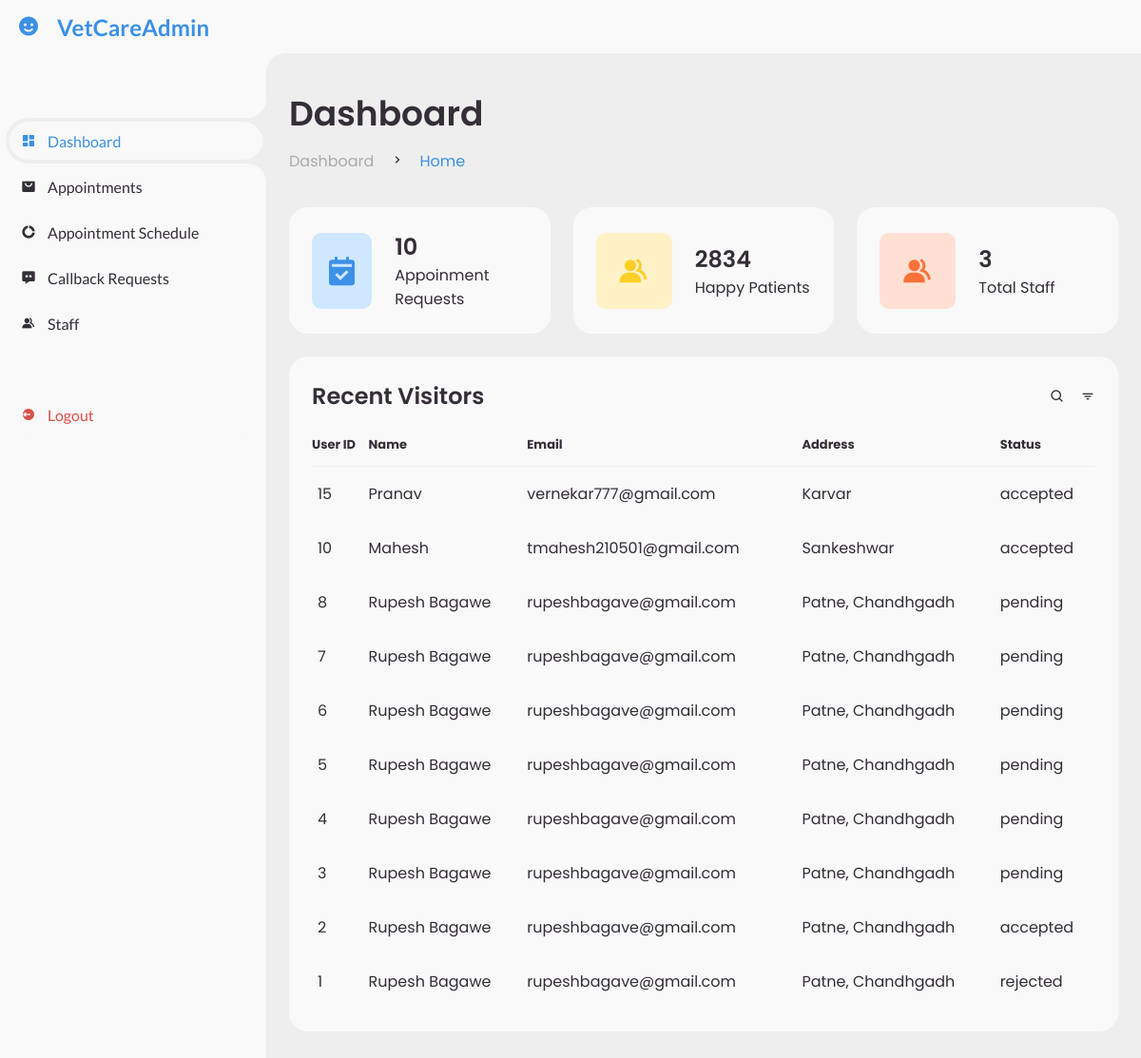
Screenshot of /admin/admindash.php (signed in) with the database file from the repository.
### tables this page shows
CREATE TABLE `users` (
  `id` int(11) NOT NULL,
  `name` varchar(255) NOT NULL,
  `email` varchar(255) NOT NULL,
  `address` varchar(255) NOT NULL,
  `appointment_date` date NOT NULL,
  `pettype` varchar(255) NOT NULL,
  `problemdescription` text NOT NULL,
  `file_name` varchar(255) NOT NULL,
  `status` varchar(50) NOT NULL,
  `doctorname` varchar(255) DEFAULT NULL,
  `service` enum('vaccination','checkup','grooming','gentlecare','psychotherapy') NOT NULL,
  `appointment_time` datetime DEFAULT NULL
);

### admin/admindash.php (the view, shortened to what this page needs)
<?php
    require('db.php');
    $query = "SELECT COUNT(*) AS numUsers FROM users";
    $result = mysqli_query($con, $query);
    $row = mysqli_fetch_assoc($result);
    $numUsers = $row['numUsers'];
    $query = "SELECT COUNT(*) AS numDoctors FROM doctors";
    $result = mysqli_query($con, $query);
    $row = mysqli_fetch_assoc($result);
    $numDoctors = $row['numDoctors'];
    $query = "SELECT id, name, email, address, status FROM users ORDER BY id DESC";
    $result = $con->query($query);
?>
<!DOCTYPE html>
<html lang="en">
<head>
    <link href='https://unpkg.com/boxicons@2.0.9/css/boxicons.min.css' rel='stylesheet'>
    <link rel="stylesheet" href="style.css">
</head>
<body>
    <section id="sidebar">
        <a href="" class="brand">
            <i class='bx bxs-smile'></i>
            <span class="text">VetCareAdmin</span>
        </a>
        <ul class="side-menu top">
            <li class="active">
                <a href="">
                    <i class='bx bxs-dashboard' ></i>
                    <span class="text">Dashboard</span>
                </a>
            </li>
            <li>
                <a href="appointments.php">
                    <i class='bx bxs-shopping-bag-alt' ></i>
                    <span class="text">Appointments</span>
                </a>
            </li>
            <li>
                <a href="app_sch.php">
                    <i class='bx bxs-doughnut-chart' ></i>
                    <span class="text">Appointment Schedule</span>
                </a>
            </li>
            <li>
                <a href="messege.php">
                    <i class='bx bxs-message-dots' ></i>
                    <span class="text">Callback Requests</span>
                </a>
            </li>
            <li>
                <a href="staff.php">
                    <i class='bx bxs-group' ></i>
                    <span class="text">Staff</span>
                </a>
            </li>
        </ul>
        <ul class="side-menu">
            <li>
                <a href="?logout=1" class="logout">
                    <i class='bx bxs-log-out-circle' ></i>
                    <span class="text">Logout</span>
                </a>
            </li>
        </ul>
    </section>
    <section id="content">
        <nav></nav>
        <main>
            <div class="head-title">
                <div class="left">
                    <h1>Dashboard</h1>
                    <ul class="breadcrumb">
                        <li>
                            <a href="#">Dashboard</a>
                        </li>
                        <li><i class='bx bx-chevron-right' ></i></li>
                        <li>
                            <a class="active" href="#">Home</a>
                        </li>
                    </ul>
                </div>
            </div>
            <ul class="box-info">
                <li>
                    <i class='bx bxs-calendar-check' ></i>
                    <span class="text">
                        <h3><?php echo $numUsers; ?></h3>
                        <p>Appoinment Requests</p>
                    </span>
                </li>
                <li>
                    <i class='bx bxs-group' ></i>
                    <span class="text">
                        <h3>2834</h3>
                        <p>Happy Patients</p>
                    </span>
                </li>
                <li>
                    <i class='bx bxs-group' ></i>
                    <span class="text">
                        <h3><?php echo $numDoctors;?></h3>
                        <p>Total Staff</p>
                    </span>
                </li>
            </ul>
            <div class="table-data">
                <div class="order">
                    <div class="head">
                        <h3>Recent Visitors</h3>
                        <i class='bx bx-search' ></i>
                        <i class='bx bx-filter' ></i>
                    </div>
                    <table>
                        <tr>
                            <th>User ID</th>
                            <th>Name</th>
                            <th>Email</th>
                            <th>Address</th>
                            <th>Status</th>
                        </tr>
                        <?php while ($row = $result->fetch_assoc()): ?>
                            <tr>
                                <td><?php echo $row['id']; ?></td>
                                <td><?php echo $row['name']; ?></td>
                                <td><?php echo $row['email']; ?></td>
                                <td><?php echo $row['address']; ?></td>
                                <td><?php echo $row['status']; ?></td>
                            </tr>
                        <?php endwhile; ?>
                    </table>
                </div>
            </div>
        </main>
    </section>
</body>
</html>

### rows the page displays
users: id "15", name "Pranav", email "vernekar777@gmail.com", address "Karvar", status "accepted"
users: id "10", name "Mahesh", email "tmahesh210501@gmail.com", address "Sankeshwar", status "accepted"
users: id "8", name "Rupesh Bagawe", email "rupeshbagave@gmail.com", address "Patne, Chandhgadh", status "pending"
users: id "7", name "Rupesh Bagawe", email "rupeshbagave@gmail.com", address "Patne, Chandhgadh", status "pending"
users: id "6", name "Rupesh Bagawe", email "rupeshbagave@gmail.com", address "Patne, Chandhgadh", status "pending"
users: id "5", name "Rupesh Bagawe", email "rupeshbagave@gmail.com", address "Patne, Chandhgadh", status "pending"
users: id "4", name "Rupesh Bagawe", email "rupeshbagave@gmail.com", address "Patne, Chandhgadh", status "pending"
users: id "3", name "Rupesh Bagawe", email "rupeshbagave@gmail.com", address "Patne, Chandhgadh", status "pending"
users: id "2", name "Rupesh Bagawe", email "rupeshbagave@gmail.com", address "Patne, Chandhgadh", status "accepted"
users: id "1", name "Rupesh Bagawe", email "rupeshbagave@gmail.com", address "Patne, Chandhgadh", status "rejected"

### other values shown
$numUsers "10"
$numDoctors "3"
